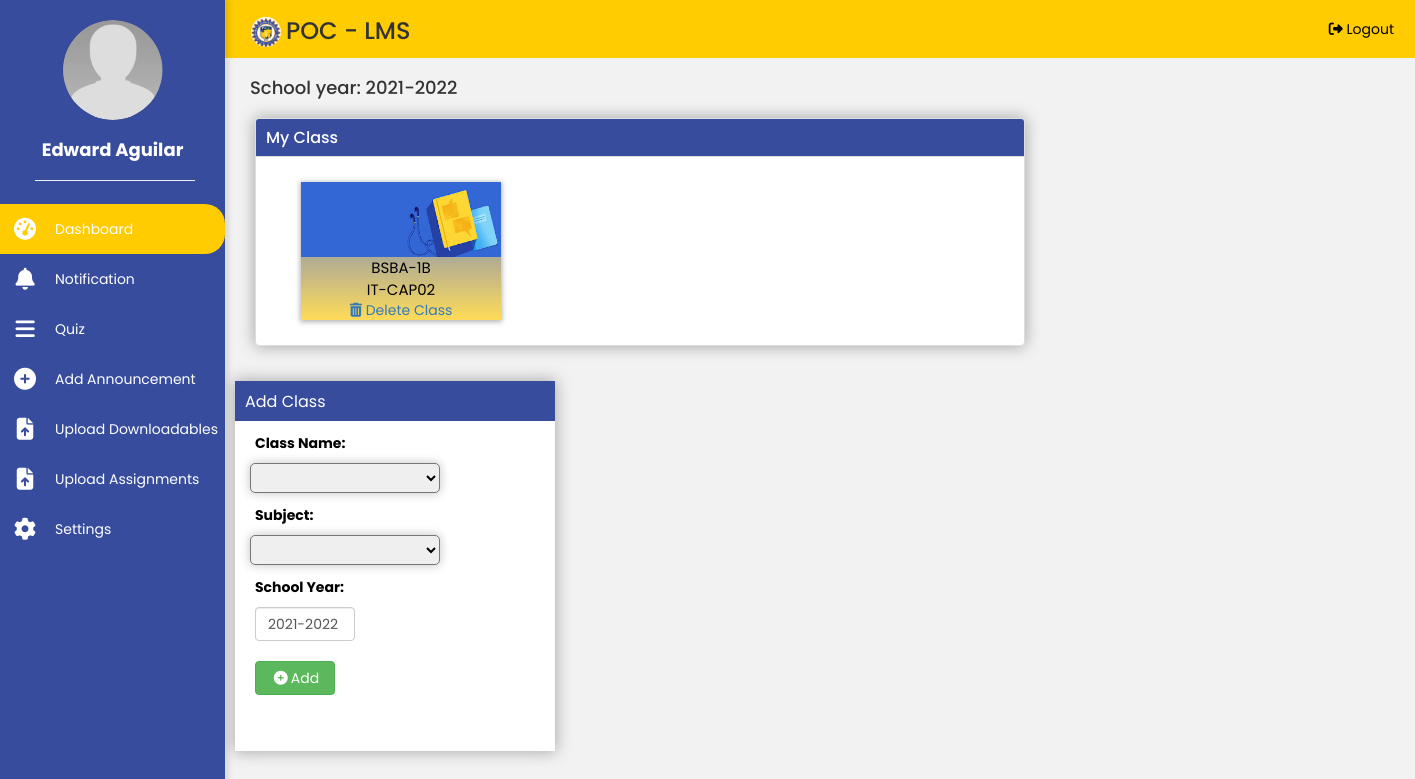
The app's page /teacher/home.php (signed in) with its own data.
### tables this page shows
CREATE TABLE `teacher` (
  `teacher_id` int(10) NOT NULL,
  `username` varchar(100) NOT NULL,
  `password` varchar(200) NOT NULL,
  `firstname` varchar(100) NOT NULL,
  `lastname` varchar(100) NOT NULL,
  `email` varchar(100) NOT NULL,
  `department_id` int(10) NOT NULL,
  `picture` varchar(200) NOT NULL,
  `about` varchar(500) NOT NULL,
  `teacher_status` varchar(20) NOT NULL,
  `date_of_request` varchar(100) NOT NULL
);

CREATE TABLE `schoolyear` (
  `sy_id` int(10) NOT NULL,
  `school_year` varchar(255) NOT NULL
);

CREATE TABLE `teacher_class` (
  `teacher_class_id` int(11) NOT NULL,
  `teacher_id` int(11) NOT NULL,
  `class_id` int(11) NOT NULL,
  `subject_id` int(11) NOT NULL,
  `thumbnails` varchar(100) NOT NULL,
  `school_year` varchar(100) NOT NULL
);

CREATE TABLE `class` (
  `class_id` int(11) NOT NULL,
  `class_name` varchar(100) NOT NULL
);

CREATE TABLE `subject` (
  `subject_id` int(11) NOT NULL,
  `subject_code` varchar(100) NOT NULL,
  `subject_title` varchar(100) NOT NULL,
  `description` longtext NOT NULL,
  `unit` int(11) NOT NULL,
  `semester` varchar(100) NOT NULL
);

### teacher/include/session.php (called while the page is built, shortened)
<?php
$session_id=$_SESSION['id'];
?>

### teacher/home.php (the view, shortened to what this page needs)
<?php
include("include/session.php");
include("include/header.php");
 include('../admin/database.php');
include("teacher_sidebar.php");
?>
		<h1 id="welcome-title"> <?php
                    $sy_query = mysqli_query($conn, "select * from schoolyear order by school_year DESC");
                    $sy_row = mysqli_fetch_array($sy_query);
                    ?>
                <h4 style="margin-bottom: 20px; margin-left: 25px; ">
                    School year: <?php echo $sy_row['school_year'];  ?>
                </h4></h1>
		<section id="grid-container">
			<div class="container">
    <div class="panel panel-default">
      <div style="/*border-left: 15px solid #eba550;*/ background: #374c9d;" class="panel-heading">
        <h4 class="panel-title">
          <p style="padding-top: 10px; margin-left: 10px; color: white; " data-toggle="collapse" data-parent="#accordion" href="#collapse1">My Class
          </p>
        </h4>
      </div>
      <div id="collapse1" class="panel-collapse collapse in">
        <div class="panel-body"><strong></strong>
        	<?php $query = mysqli_query($conn,"select * from teacher_class
                    LEFT JOIN class ON class.class_id = teacher_class.class_id
                    LEFT JOIN subject ON subject.subject_id = teacher_class.subject_id
                    where teacher_id = '$session_id'  ")or die(mysqli_error());
                    $count = mysqli_num_rows($query);
                    if ($count > 0){
                    while($row = mysqli_fetch_array($query)){
                    $id = $row['teacher_class_id'];
                    ?>
                    		<a id="del<?php echo $id; ?>" >
                        <a href="my_students.php<?php echo '?id='.$id; ?>">
                          <div class="box">
                            <img src="img/2.jpg">
                           <p class="class"><?php echo $row['class_name']; ?></p>
                        <p class="subject"><?php echo $row['subject_code']; ?></p>
                        <a href="#<?php echo $id; ?>" data-toggle="modal"><i class="fas fa-trash-alt"></i> Delete Class</a>
                          </div>
                        </a>
                        </a>
                  <?php } }else{ ?>
                  <div class="alert alert-success"><i class="icon-info-sign"></i> Add Your Class to Display here</div>
                  <?php  } ?>
      </div>
    </div>
    </div>
  </div>
			<div class="grid-item-two">
				<div class="grid-title">Add Class</div>
				<form method="post" action="add_class.php" method="post">
                    <div class="control-group">
                      <label>Class Name:</label>
                      <div class="controls">
                      <select class="form-select" name="class_id" aria-label="Default select example" required/>
                          <option selected></option>
                          <?php
                      $query = mysqli_query($conn,"select * from class order by class_name");
                      while($row = mysqli_fetch_array($query)){
                      ?>
                         <option value="<?php echo $row['class_id']; ?>"><?php echo $row['class_name'];?></option>
                      <?php } ?>
                           </div>
                           </div>
                      <div class="control-group">
                      <label>Subject:</label>
                      <br>
                      <select class="form-select"  name="subject_id" aria-label="Default select example" required/>
                          <option selected></option>
                         <?php
                      $query = mysqli_query($conn,"select * from subject order by subject_code");
                      while($row = mysqli_fetch_array($query)){
                      ?>
                      <option value="<?php echo $row['subject_id']; ?>"required><?php echo $row['subject_code'];?></option>
                      <?php } ?>
                    <div class="control-group">
                      <label>School Year:</label>
                    <div class="controls">
                      <?php
                      $query = mysqli_query($conn,"select * from schoolyear order by school_year DESC");
                      $row = mysqli_fetch_array($query);
                      ?>
                       <input style="width: 100px;" type="text" name="school_year" class="form-control"  name="school_year" value="<?php  echo $row['school_year']; ?>"  required>
                       <button name="save" class="btn btn-success" style="margin-top: 10px; margin-left: 20px;"><i class="fas fa-plus-circle"></i>Add</button>
                        </form>
			</div>
		</section>
	</section>

### teacher/teacher_sidebar.php (shortened to what this page needs)
<section id="sidebar" >
	<section class="title-container">
	<div class="teacher-logo">
			<div class="logo-one">
				  <?php
				   include('../admin/database.php');
                                   $teacher_query = mysqli_query($conn,"select * from teacher where teacher_id = $session_id") or die(mysqli_error());
                                   while ($row = mysqli_fetch_array($teacher_query)) {
                                       ?>
                                   <tr>
                                   <td width="40"><img class="img-circle" src="<?php echo $row['picture']; ?>" height="70" width="70"></td>
			</div>
		</div>
	</section>
	<h1 class="user-fullname"><?php echo $row['firstname']." ".$row['lastname'];  ?> </h1>
	<?php } ?>
	<hr class="seperator">
	<section class="links-container">
		<div class="links active">
			<a class="links" href="home.php">
			<div class="icon">
				<i class="fas fa-tachometer-alt"></i>
			</div>
			<span>Dashboard</span></a>
		</div>
		<div class="links">
			<a class="links" href="notification.php">
			<div class="icon">
				<i class="fas fa-bell"></i>
			</div>
			<span>Notification
			</span></a>
		</div>
		<div class="links">
			<a class="links" href="teacher_quiz.php">
			<div class="icon">
				<i class="fas fa-bars"></i>
			</div>
			<span>Quiz</span></a>
		</div>
		 <div class="links">
			<a class="links" href="announcement.php">
			<div class="icon">
				<i class="fas fa-plus-circle"></i>
			</div>
			<span>Add Announcement</span></a>
		</div>
		<div class="links">
			<a class="links" href="upload_files.php">
			<div class="icon">
				<i class="fas fa-file-upload"></i>
			</div>
			<span>Upload Downloadables</span></a>
		</div>
		<div class="links">
			<a class="links" href="upload_assignment.php">
			<div class="icon">
				<i class="fas fa-file-upload"></i>
			</div>
			<span>Upload Assignments</span></a>
		</div>
		<div class="links">
			<a class="links" href="settings.php">
			<div class="icon">
				<i class="fas fa-cog"></i>
			</div>
			<span>Settings</span></a>
		</div>
	</section>
</section>
<section id="main-dashboard-content">
	<section id="top-section">
		 <h3 style="margin-left: 25px; margin-top: 16px;"><img src="img/logo.jpg" style="clip-path: circle(); width: 30px; height: 30px; margin-right: 5px;">POC - LMS</h3>
		 <a href="logout.php" class="dropdown-item" style="color: black; margin-right: 20px;">
                 <i class="fas fa-sign-out-alt text-gray-400"></i>
                 Logout
               </a>
	</section>

### teacher/style.css (style rules this page uses)
* { margin: 0; padding: 0; }
html, body { height: 100vh; background: #f2f2f2; }
body { font-family: "Poppins"; min-height: 100vh; }
#sidebar { background-color: #374c9d; width: 225px; height: 100%; position: fixed; top: 0; left: 0; box-shadow: 3px 0px 5px 1px rgba(0, 0, 0, 0.1); overflow-x: scroll; transition: 300ms width; }
.user-fullname { color: white; text-align: center; font-size: 18px; font-weight: bold; margin-top: 0; }
.seperator { color: black; width: 160px; margin-left: 35px; height: 3px; }
.title-container { display: flex; align-items: center; justify-content: space-around; padding: 20px 0px; }
.links { display: flex; align-items: center; cursor: pointer; color: white; width: 100%; }
.links a { font-size: 14px; display: flex; align-items: center; cursor: pointer; color: white; text-decoration: none; }
.links.active a { background: #ffcb01; color: white; border-radius: 0px 20px 20px 0px; }
.icon { height: 50px; width: 50px; display: flex; justify-content: center; align-items: center; font-size: 22px; color: white; }
.links span { padding: 0px 5px; }
#main-dashboard-content { background-color: #f2f2f2; margin-left: 225px; box-sizing: border-box; height: 100vh; transition: 300ms margin-left; }
.box { display: inline-block; text-align: center; width: 200px; margin: 10px 10px; box-sizing: border-box; box-shadow: 0px 1px 5px 1px rgba(0, 0, 0, 0.3); color: white; background: linear-gradient(#4e73df, #FFDB58); margin-left: 30px; }
.box img { width: 200px; height: 75px; }
.box p { display: block; color: black; text-decoration: none; text-align: center; margin-bottom: 0; font-size: 15px; }
button { margin-top: 10px; padding: 4px 10px; width: 80px; border-radius: 5px; }
.btn i { margin: 3px; }
.logo-one img { width: 100px; height: 100px; display: flex; justify-content: center; align-items: center; border-radius: 50%; clip-path: circle(); box-shadow: 0px 1px 5px 1px rgba(0, 0, 0, 0.2); }
.teacher-logo { display: flex; }
#top-section { display: inline-block; padding: 1px; background: #ffcb01; display: flex; align-items: center; justify-content: space-between; }
#welcome-title { font-size: 24px; font-weight: lighter; margin-left: 225px; }
#grid-container { display: grid; grid-template-columns: 100%; grid-gap: 15px; padding-left: 10px; }
.panel { box-shadow: 0px 0px 15px 1px rgba(0, 0, 0, 0.3); box-sizing: border-box; width: 770px; }
.panel-heading { padding: 0; box-sizing: border-box; }
.grid-item-two { display: block; background-color: white; color: black; width: 320px; height: 370px; box-shadow: 0px 0px 15px 1px rgba(0, 0, 0, 0.3); box-sizing: border-box; margin-right: 10px; }
.grid-item-two .grid-title { font-size: 16px; padding-top: 10px; padding-left: 10px; color: white; width: 320px; height: 40px; background: #374c9d; }
.grid-item-two label { padding: 5px; margin-top: 7px; margin-left: 15px; }
.grid-item-two select { width: 190px; height: 30px; margin-left: 15px; outline: none; box-shadow: 0px 0px 10px 1px rgba(0, 0, 0, 0.2); padding: 5px 15px; border-radius: 5px; cursor: pointer; }
.grid-item-two input { display: grid; width: 200px; margin-left: 20px; margin-bottom: 10px; cursor: pointer; }

### records on screen
teacher: picture (placeholder picture), firstname "Edward", lastname "Aguilar"
schoolyear: school_year "2021-2022"
teacher_class: class.class_name "BSBA-1B", subject.subject_code "IT-CAP02"
